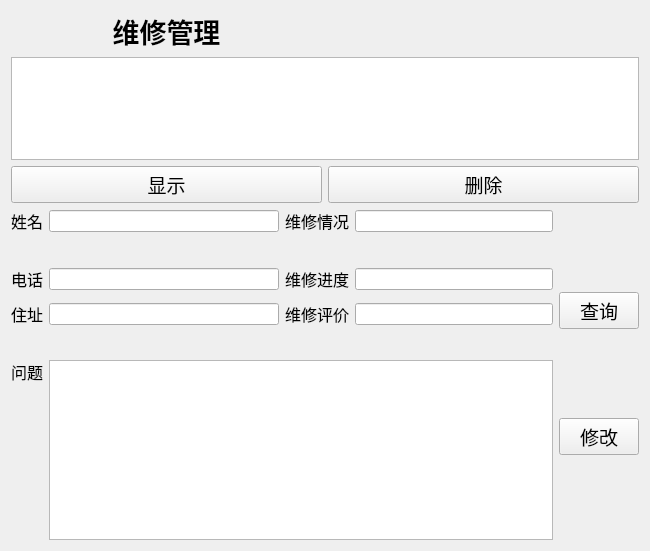
<?xml version="1.0" encoding="UTF-8"?>
<ui version="4.0">
 <class>Wuyeweixiuguanli</class>
 <widget class="QWidget" name="Wuyeweixiuguanli">
  <property name="geometry">
   <rect>
    <x>0</x>
    <y>0</y>
    <width>650</width>
    <height>551</height>
   </rect>
  </property>
  <property name="windowTitle">
   <string>staff_Widget</string>
  </property>
  <layout class="QGridLayout" name="gridLayout_4">
   <item row="0" column="0">
    <layout class="QGridLayout" name="gridLayout_3">
     <item row="1" column="0" colspan="2">
      <widget class="QTableView" name="tableView"/>
     </item>
     <item row="2" column="1">
      <widget class="QPushButton" name="pushButton_3">
       <property name="font">
        <font>
         <family>Agency FB</family>
         <pointsize>14</pointsize>
        </font>
       </property>
       <property name="text">
        <string>删除</string>
       </property>
      </widget>
     </item>
     <item row="2" column="0">
      <widget class="QPushButton" name="pushButton">
       <property name="font">
        <font>
         <family>Agency FB</family>
         <pointsize>14</pointsize>
        </font>
       </property>
       <property name="text">
        <string>显示</string>
       </property>
      </widget>
     </item>
     <item row="0" column="0">
      <widget class="QLabel" name="label">
       <property name="text">
        <string>&lt;html&gt;&lt;head/&gt;&lt;body&gt;&lt;p align=&quot;center&quot;&gt;&lt;span style=&quot; font-size:20pt; font-weight:600;&quot;&gt;维修管理&lt;/span&gt;&lt;/p&gt;&lt;/body&gt;&lt;/html&gt;</string>
       </property>
      </widget>
     </item>
    </layout>
   </item>
   <item row="1" column="0">
    <layout class="QGridLayout" name="gridLayout_2">
     <item row="0" column="1">
      <layout class="QVBoxLayout" name="verticalLayout">
       <item>
        <widget class="QPushButton" name="pushButton_4">
         <property name="font">
          <font>
           <family>Agency FB</family>
           <pointsize>14</pointsize>
          </font>
         </property>
         <property name="text">
          <string>查询</string>
         </property>
        </widget>
       </item>
       <item>
        <widget class="QPushButton" name="pushButton_2">
         <property name="font">
          <font>
           <family>Agency FB</family>
           <pointsize>14</pointsize>
          </font>
         </property>
         <property name="text">
          <string>修改</string>
         </property>
        </widget>
       </item>
      </layout>
     </item>
     <item row="0" column="0">
      <layout class="QGridLayout" name="gridLayout">
       <item row="0" column="0">
        <layout class="QHBoxLayout" name="horizontalLayout">
         <item>
          <widget class="QLabel" name="label_2">
           <property name="font">
            <font>
             <family>Agency FB</family>
             <pointsize>12</pointsize>
            </font>
           </property>
           <property name="text">
            <string>姓名</string>
           </property>
          </widget>
         </item>
         <item>
          <widget class="QLineEdit" name="lineEdit"/>
         </item>
        </layout>
       </item>
       <item row="0" column="1">
        <layout class="QHBoxLayout" name="horizontalLayout_2">
         <item>
          <widget class="QLabel" name="label_6">
           <property name="font">
            <font>
             <family>Agency FB</family>
             <pointsize>12</pointsize>
            </font>
           </property>
           <property name="text">
            <string>维修情况</string>
           </property>
          </widget>
         </item>
         <item>
          <widget class="QLineEdit" name="lineEdit_4"/>
         </item>
        </layout>
       </item>
       <item row="1" column="0">
        <spacer name="verticalSpacer">
         <property name="orientation">
          <enum>Qt::Vertical</enum>
         </property>
         <property name="sizeHint" stdset="0">
          <size>
           <width>20</width>
           <height>40</height>
          </size>
         </property>
        </spacer>
       </item>
       <item row="1" column="1">
        <spacer name="verticalSpacer_2">
         <property name="orientation">
          <enum>Qt::Vertical</enum>
         </property>
         <property name="sizeHint" stdset="0">
          <size>
           <width>20</width>
           <height>18</height>
          </size>
         </property>
        </spacer>
       </item>
       <item row="2" column="0">
        <layout class="QHBoxLayout" name="horizontalLayout_3">
         <item>
          <widget class="QLabel" name="label_3">
           <property name="font">
            <font>
             <family>Agency FB</family>
             <pointsize>12</pointsize>
            </font>
           </property>
           <property name="text">
            <string>电话</string>
           </property>
          </widget>
         </item>
         <item>
          <widget class="QLineEdit" name="lineEdit_2"/>
         </item>
        </layout>
       </item>
       <item row="2" column="1">
        <layout class="QHBoxLayout" name="horizontalLayout_4">
         <item>
          <widget class="QLabel" name="label_7">
           <property name="font">
            <font>
             <family>Agency FB</family>
             <pointsize>12</pointsize>
            </font>
           </property>
           <property name="text">
            <string>维修进度</string>
           </property>
          </widget>
         </item>
         <item>
          <widget class="QLineEdit" name="lineEdit_5"/>
         </item>
        </layout>
       </item>
       <item row="3" column="0">
        <spacer name="verticalSpacer_4">
         <property name="orientation">
          <enum>Qt::Vertical</enum>
         </property>
         <property name="sizeHint" stdset="0">
          <size>
           <width>20</width>
           <height>18</height>
          </size>
         </property>
        </spacer>
       </item>
       <item row="3" column="1">
        <spacer name="verticalSpacer_3">
         <property name="orientation">
          <enum>Qt::Vertical</enum>
         </property>
         <property name="sizeHint" stdset="0">
          <size>
           <width>20</width>
           <height>18</height>
          </size>
         </property>
        </spacer>
       </item>
       <item row="4" column="0">
        <layout class="QHBoxLayout" name="horizontalLayout_5">
         <item>
          <widget class="QLabel" name="label_4">
           <property name="font">
            <font>
             <family>Agency FB</family>
             <pointsize>12</pointsize>
            </font>
           </property>
           <property name="text">
            <string>住址</string>
           </property>
          </widget>
         </item>
         <item>
          <widget class="QLineEdit" name="lineEdit_3"/>
         </item>
        </layout>
       </item>
       <item row="4" column="1">
        <layout class="QHBoxLayout" name="horizontalLayout_6">
         <item>
          <widget class="QLabel" name="label_8">
           <property name="font">
            <font>
             <family>Agency FB</family>
             <pointsize>12</pointsize>
            </font>
           </property>
           <property name="text">
            <string>维修评价</string>
           </property>
          </widget>
         </item>
         <item>
          <widget class="QLineEdit" name="lineEdit_6"/>
         </item>
        </layout>
       </item>
       <item row="5" column="0">
        <spacer name="verticalSpacer_5">
         <property name="orientation">
          <enum>Qt::Vertical</enum>
         </property>
         <property name="sizeHint" stdset="0">
          <size>
           <width>20</width>
           <height>40</height>
          </size>
         </property>
        </spacer>
       </item>
       <item row="5" column="1">
        <spacer name="verticalSpacer_6">
         <property name="orientation">
          <enum>Qt::Vertical</enum>
         </property>
         <property name="sizeHint" stdset="0">
          <size>
           <width>20</width>
           <height>13</height>
          </size>
         </property>
        </spacer>
       </item>
       <item row="6" column="0" colspan="2">
        <layout class="QHBoxLayout" name="horizontalLayout_7">
         <item alignment="Qt::AlignTop">
          <widget class="QLabel" name="label_5">
           <property name="font">
            <font>
             <family>Agency FB</family>
             <pointsize>12</pointsize>
            </font>
           </property>
           <property name="text">
            <string>问题</string>
           </property>
          </widget>
         </item>
         <item>
          <widget class="QTextEdit" name="textEdit"/>
         </item>
        </layout>
       </item>
      </layout>
     </item>
     <item row="1" column="0">
      <spacer name="verticalSpacer_7">
       <property name="orientation">
        <enum>Qt::Vertical</enum>
       </property>
       <property name="sizeHint" stdset="0">
        <size>
         <width>20</width>
         <height>40</height>
        </size>
       </property>
      </spacer>
     </item>
    </layout>
   </item>
  </layout>
 </widget>
 <layoutdefault spacing="6" margin="11"/>
 <resources/>
 <connections/>
</ui>
